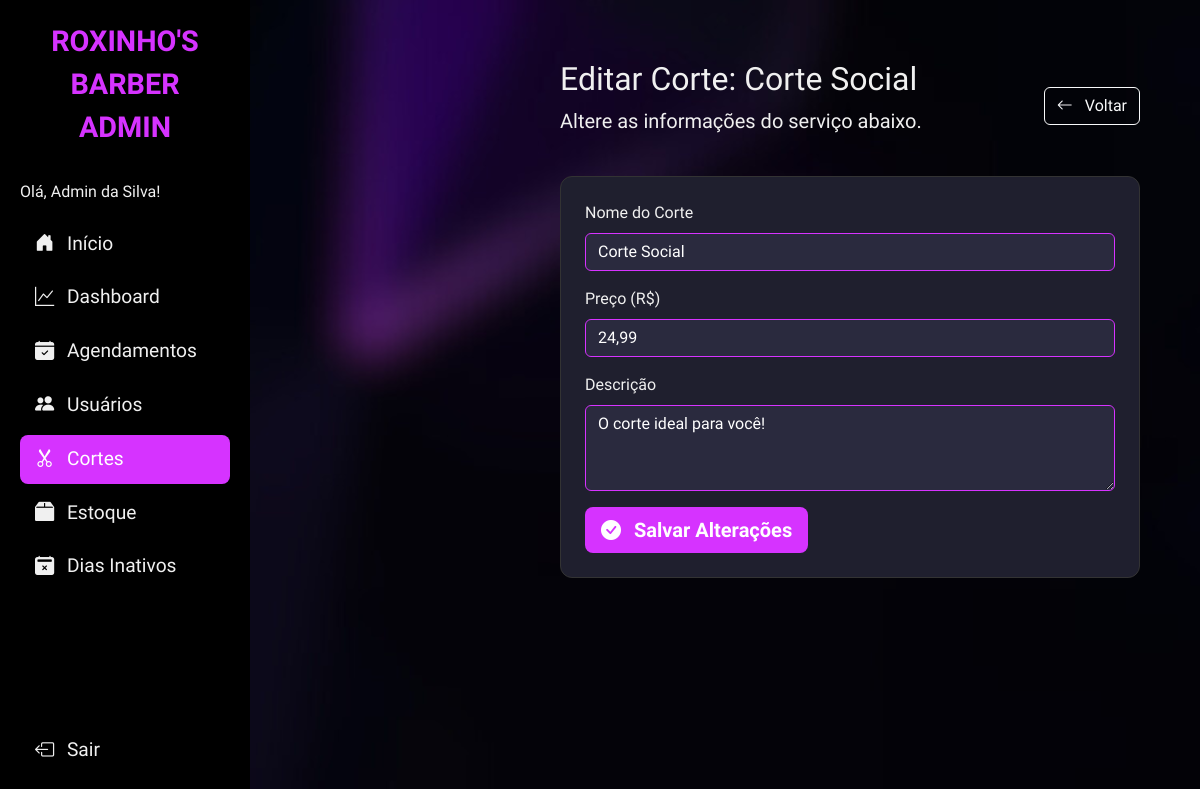
Screenshot of /app/views/admin/forms/editarCortes.php?id=1 (signed in) with the database file from the repository.
### tables this page shows
CREATE TABLE `corte` (
  `corte_id` int NOT NULL AUTO_INCREMENT,
  `corte_nome` varchar(255) NOT NULL,
  `corte_preco` decimal(10,2) NOT NULL,
  `corte_descricao` varchar(255) DEFAULT NULL,
  PRIMARY KEY (`corte_id`)
);

### app/views/admin/forms/editarCortes.php (the view, shortened to what this page needs)
<?php
require_once '../../../config/database.php';
$corte_id = filter_input(INPUT_GET, 'id', FILTER_VALIDATE_INT);
$stmt = $conn->prepare("SELECT corte_nome, corte_preco, corte_descricao FROM corte WHERE corte_id = ?");
$stmt->bind_param("i", $corte_id);
$stmt->execute();
$result = $stmt->get_result();
$corte = $result->fetch_assoc();
$nome_admin = $_SESSION['usuario_nome'];
?>
<!DOCTYPE html>
<html lang="pt-br">
<head>
    <link href="https://cdn.jsdelivr.net/npm/bootstrap@5.3.3/dist/css/bootstrap.min.css" rel="stylesheet">
    <link href="https://cdn.jsdelivr.net/npm/bootstrap-icons@1.10.5/font/bootstrap-icons.css" rel="stylesheet">
</head>
<body>
<div class="sidebar" id="sidebar">
        <div class="logo">ROXINHO'S BARBER <br> ADMIN</div>
        <div> Olá, <?php echo htmlspecialchars($nome_admin) ?>!</div>
        <ul class="nav flex-column mt-3">
            <li class="nav-item"><a class="nav-link" href="index.php"><i class="bi bi-house-door-fill me-2"></i> Início</a></li>
            <li class="nav-item"><a class="nav-link" href="dashboard.php"><i class="bi bi-graph-up me-2"></i> Dashboard</a></li>
            <li class="nav-item"><a class="nav-link" href="agendamentos.php"><i class="bi bi-calendar-check-fill me-2"></i> Agendamentos</a></li>
            <li class="nav-item"><a class="nav-link" href="usuarios.php"><i class="bi bi-people-fill me-2"></i> Usuários</a></li>
            <li class="nav-item"><a class="nav-link active" href="cortes.php"><i class="bi bi-scissors me-2"></i> Cortes</a></li>
            <li class="nav-item"><a class="nav-link" href="estoque.php"><i class="bi bi-box2-fill me-2"></i> Estoque</a></li>
            <li class="nav-item"><a class="nav-link" href="diasInativos.php"><i class="bi bi-calendar2-x-fill me-2"></i> Dias Inativos</a></li>
        </ul>
        <ul class="nav flex-column logout-link">
            <li class="nav-item"><a class="nav-link" href="../../controllers/UsuarioController.php?logout=1"><i class="bi bi-box-arrow-left me-2"></i> Sair</a></li>
        </ul>
    </div>
    <div class="main-content" id="main-content">
    <div class="main-content" id="main-content">
        <header class="d-flex justify-content-between align-items-center mb-4">
            <div>
                <h2>Editar Corte: <?php echo htmlspecialchars($corte['corte_nome']); ?></h2>
                <p class="lead">Altere as informações do serviço abaixo.</p>
            </div>
            <a href="../cortes.php" class="btn btn-outline-light"><i class="bi bi-arrow-left me-2"></i> Voltar</a>
        </header>
        <div class="card-kpi p-4">
            <form action="../../../controllers/admin/cortesController.php" method="POST">
                <div class="mb-3">
                    <label for="corte_nome" class="form-label">Nome do Corte</label>
                    <input type="text" class="form-control form-control-dark" id="corte_nome" name="corte_nome"
                        value="<?php echo htmlspecialchars($corte['corte_nome']); ?>" required>
                </div>
                <div class="mb-3">
                    <label for="corte_preco" class="form-label">Preço (R$)</label>
                    <input type="text" class="form-control form-control-dark" id="corte_preco_edit" name="corte_preco"
                        value="<?php echo number_format($corte['corte_preco'], 2, ',', '.'); ?>" required>
                </div>
                <div class="mb-3">
                    <label for="corte_descricao" class="form-label">Descrição</label>
                    <textarea class="form-control form-control-dark" id="corte_descricao" name="corte_descricao"
                        rows="3"><?php echo htmlspecialchars($corte['corte_descricao']); ?></textarea>
                </div>
                <button type="submit" class="btn btn-purple btn-lg"><i class="bi bi-check-circle-fill me-2"></i> Salvar
                    Alterações</button>
            </form>
        </div>
    </div>
</body>
</html>

### app/views/admin/forms/editarCortes.php (style rules this page uses)
:root { --cor-fundo: #181828; --cor-fundo-secundario: #1f1f2e; --cor-texto: #f0f0f0; --cor-primaria: #d633ff; --cor-secundaria: #e6b800; }
body { font-family: 'Barlow Condensed', sans-serif; background-image: url('../../../public/assets/img/background.png'); color: var(--cor-texto); }
.sidebar { position: fixed; top: 0; left: 0; bottom: 0; z-index: 1021; width: 250px; padding: 20px; background-color: #000; display: flex; flex-direction: column; transition: transform 0.3s ease; }
.sidebar .logo { font-size: 1.8rem; font-weight: bold; color: var(--cor-primaria); text-align: center; margin-bottom: 30px; }
.sidebar .nav-link { color: var(--cor-texto); font-size: 1.2rem; padding: 10px 15px; margin-bottom: 5px; border-radius: 8px; transition: background-color 0.3s, color 0.3s; }
.sidebar .nav-link:hover, .sidebar .nav-link.active { background-color: var(--cor-primaria); color: #fff; }
.sidebar .logout-link { margin-top: auto; }
.main-content { margin-left: 250px; padding: 30px; transition: margin-left 0.3s ease; }
.card-kpi { background-color: var(--cor-fundo-secundario); border: 1px solid #333; border-radius: 12px; padding: 20px; color: var(--cor-texto); }
.form-control-dark { background-color: #2a2a3e; color: #fff; border: 1px solid var(--cor-primaria); }
.btn-purple { background-color: var(--cor-primaria); color: #fff; border: none; font-weight: bold; }

### rows the page displays
corte: corte_nome "Corte Social", corte_preco "24,99", corte_descricao "O corte ideal para você!"

### other values shown
$nome_admin "Admin da Silva"
